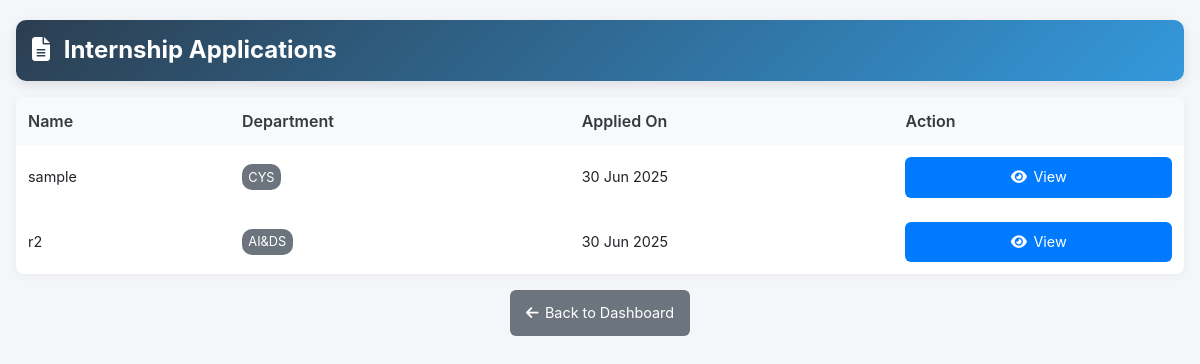
Page /internship_applications_list/ (signed in) on the earlier database version.
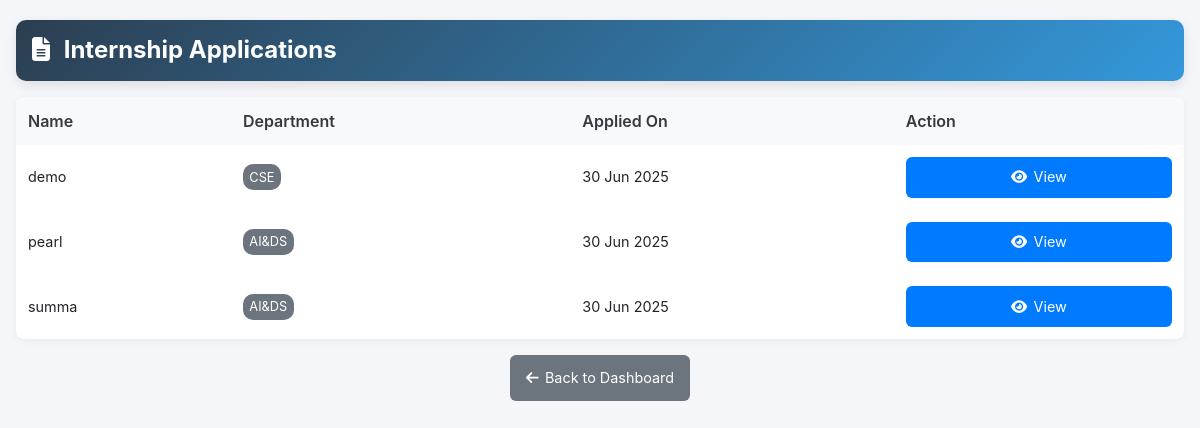
Same page on the later database version.
### ips_intern/models.py (models this page shows, shortened)
class InternApplication(models.Model):
    user = models.OneToOneField(User, on_delete=models.CASCADE, null=True, blank=True)
    name = models.CharField(max_length=100)
    roll_no = models.CharField(max_length=50)
    department = models.CharField(max_length=100)
    cgpa = models.DecimalField(max_digits=4, decimal_places=2)  # Max CGPA: 10.00
    arrears = models.PositiveIntegerField()
    gender = models.CharField(max_length=10)
    clg_mailid = models.EmailField()
    course_duration = models.ForeignKey('CourseDuration', on_delete=models.SET_NULL, null=True, blank=True)
    is_completed = models.BooleanField(default=False)
    is_approved = models.BooleanField(default=False)
    is_rejected = models.BooleanField(default=False)
    is_certified = models.BooleanField(default=False)
    just_approved = models.BooleanField(default=False)
    date_applied = models.DateTimeField(auto_now_add=True)
    approved_at = models.DateTimeField(null=True, blank=True)  # ⏳ Used for tracking duration start

### ips_intern/views.py (the view)
# urls.py: path('internship_applications_list/', views.internship_applications_list, name='internship_applications_list'),
@login_required
def internship_applications_list(request):
    applications = InternApplication.objects.all().order_by('-id')
    return render(request, 'internship_applications.html', {
        'applications': applications
    })

### ips_intern/templates/internship_applications.html (shortened to what this page needs)
{% load static %}
<!DOCTYPE html>
<html lang="en">
<head>
  <link href="https://cdn.jsdelivr.net/npm/bootstrap@5.3.0/dist/css/bootstrap.min.css" rel="stylesheet" />
  <link href="https://cdnjs.cloudflare.com/ajax/libs/font-awesome/6.4.0/css/all.min.css" rel="stylesheet" />
  <link rel="stylesheet" href="{% static 'css/internship_applications.css' %}" />
</head>
<body>
  <div class="main-container">
    <div class="header-card fade-in">
      <h1 class="page-title">
        <i class="fas fa-file-alt"></i> Internship Applications
      </h1>
    </div>
    <div class="table-container fade-in">
      <table class="data-table" id="applicationsTable">
        <thead>
          <tr>
            <th>Name</th>
            <th>Department</th>
            <th>Applied On</th>
            <th>Action</th>
          </tr>
        </thead>
        <tbody id="applicationsTableBody">
          {% for app in applications %}
          <tr>
            <td>{{ app.name }}</td>
            <td><span class="department-badge">{{ app.department|default:"Department not specified" }}</span></td>
            <td>{{ app.date_applied|date:"d M Y" }}</td>
            <td>
              <a href="{% url 'internship_applications_detail' app.id %}" class="action-button">
                <i class="fas fa-eye"></i> View
              </a>
            </td>
          </tr>
          {% endfor %}
        </tbody>
      </table>
    </div>
    <div class="d-flex justify-content-center fade-in mt-3">
      <a href="{% url 'admin_dashboard' %}" class="back-button">
        <i class="fas fa-arrow-left"></i> Back to Dashboard
      </a>
    </div>
  </div>
</body>
</html>

### ips_intern/static/css/internship_applications.css (style rules this page uses)
body { background-color: #f4f6f9; font-family: 'Inter', -apple-system, BlinkMacSystemFont, sans-serif; color: #212529; }
.main-container { max-width: 1400px; margin: clamp(1rem, 2vw, 1.25rem) auto; padding: 0 clamp(0.5rem, 2vw, 0.75rem); }
.header-card { background: linear-gradient(135deg, #2c3e50, #3498db); color: white; border-radius: 10px; padding: clamp(0.75rem, 2vw, 1rem); box-shadow: 0 4px 12px rgba(0, 0, 0, 0.1); margin-bottom: clamp(0.75rem, 2vw, 1rem); position: sticky; top: 0; z-index: 1; }
.page-title { font-size: clamp(1.3rem, 3.5vw, 1.5rem); font-weight: 700; margin: 0; }
.page-title i { margin-right: 0.5rem; }
.table-container { background: white; border-radius: 8px; box-shadow: 0 2px 8px rgba(0, 0, 0, 0.05); overflow: hidden; max-height: 70vh; overflow-y: auto; }
.data-table { width: 100%; margin-bottom: 0; }
.data-table th { background: #f8f9fa; font-weight: 600; padding: clamp(0.5rem, 1.5vw, 0.75rem); color: #343a40; position: sticky; top: 0; z-index: 1; }
.data-table td { vertical-align: middle; padding: clamp(0.5rem, 1.5vw, 0.75rem); font-size: clamp(0.8rem, 2vw, 0.9rem); }
.data-table tr { transition: background-color 0.3s ease; }
.department-badge { font-size: clamp(0.7rem, 1.8vw, 0.8rem); color: #fff; background-color: #6c757d; padding: 0.2rem 0.4rem; border-radius: 10px; display: inline-block; }
.action-button { display: flex; align-items: center; justify-content: center; gap: 0.4rem; background: #007bff; color: white; border-radius: 6px; padding: clamp(0.5rem, 1.5vw, 0.6rem); font-size: clamp(0.8rem, 2vw, 0.9rem); text-decoration: none; transition: background-color 0.3s ease; width: 100%; text-align: center; }
.back-button { display: flex; align-items: center; justify-content: center; gap: 0.4rem; background: #6c757d; color: white; border-radius: 6px; padding: clamp(0.5rem, 1.5vw, 0.75rem) clamp(0.8rem, 2vw, 1rem); font-size: clamp(0.8rem, 2vw, 0.9rem); text-decoration: none; transition: background-color 0.3s ease; width: auto; }
.fade-in { animation: fadeIn 0.5s ease-in; }
@media (min-width: 992px) { .main-container { padding: 0 1rem; } }

Differences in the rows shown:
removed InternApplication: name "sample", department "CYS", date_applied "30 Jun 2025"
removed InternApplication: name "r2", department "AI&DS", date_applied "30 Jun 2025"
added InternApplication: name "demo", department "CSE", date_applied "30 Jun 2025"
added InternApplication: name "pearl", department "AI&DS", date_applied "30 Jun 2025"
added InternApplication: name "summa", department "AI&DS", date_applied "30 Jun 2025"
